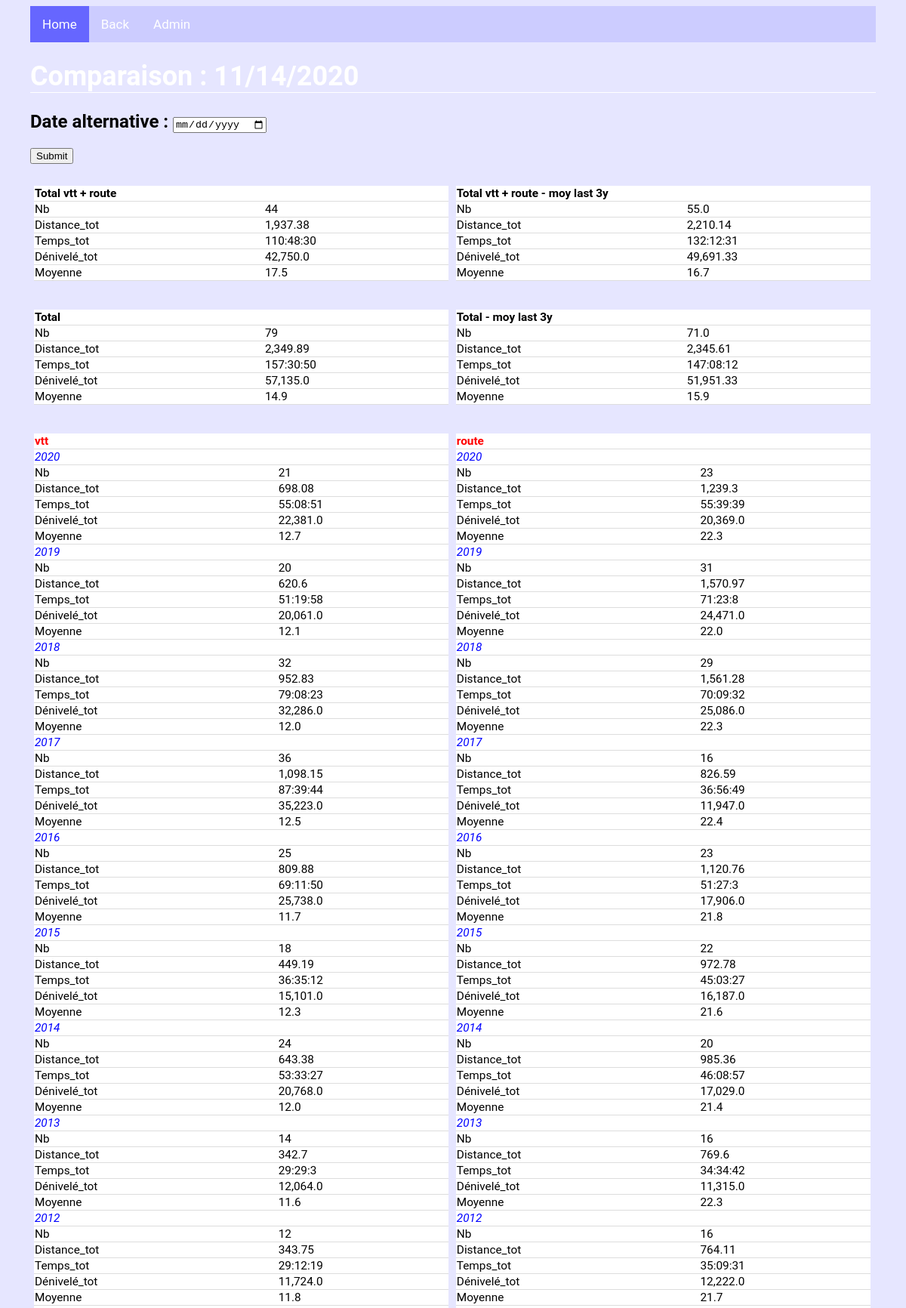
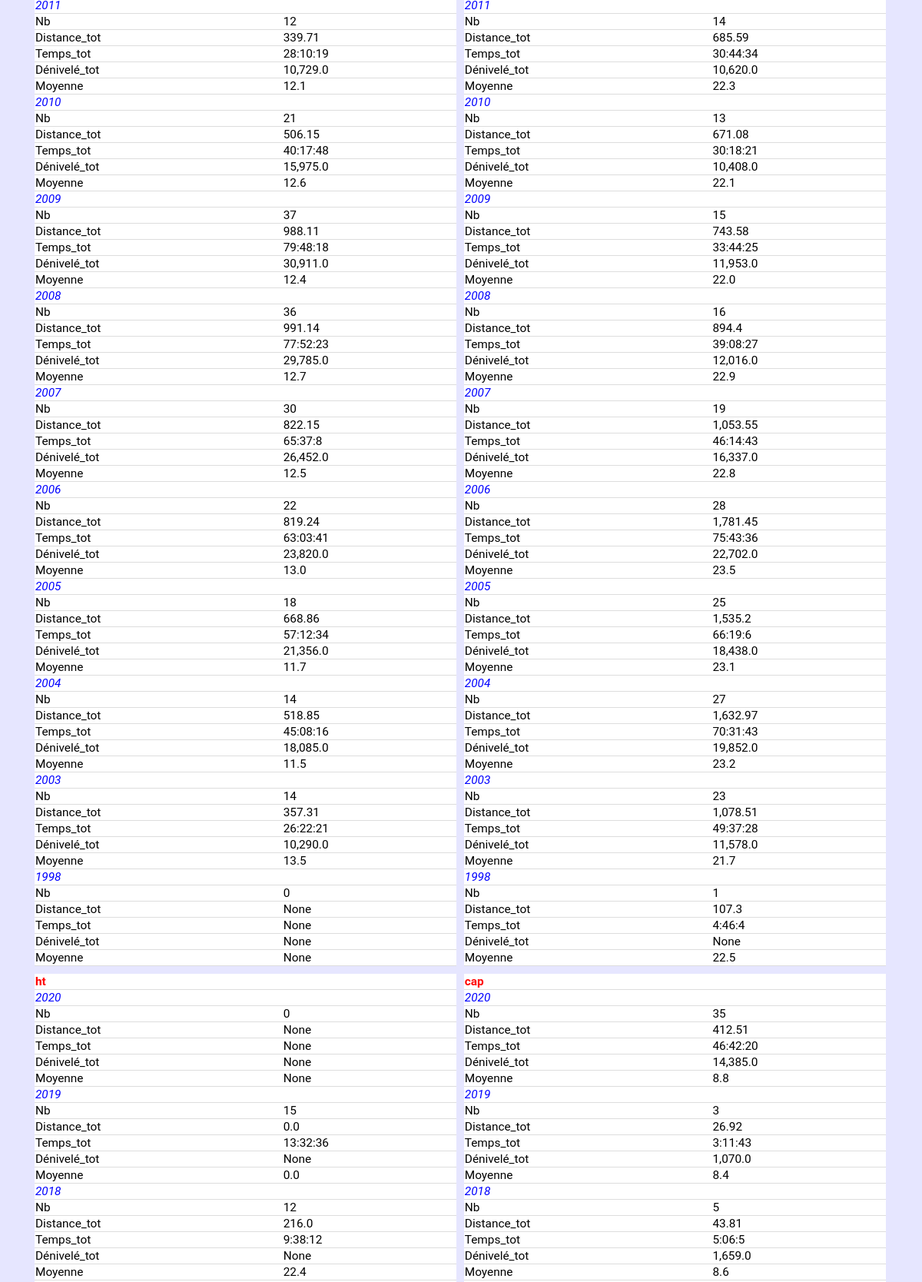
The app's page /biketours/stat/comp/ (upper part) with its own data (2 pictures, top to bottom).
### biketours/models.py (models this page shows, shortened)
class Type(models.Model):
    Type = models.CharField(max_length=250, default=None)
    Descriptif = models.CharField(max_length=1000, default=None, blank=True, null=True)

### biketours/views.py (the view)
def stat_comp(request):
    if request.method == "POST": # au moment du renvoi du formulaire
        dt = request.POST["alt_date"]
        dt = datetime.datetime.strptime(dt, "%Y-%m-%d")
        stat_comp = comp_anyday(dt)
        stat_comp_all = comp_anyday(dt, restr=False)
    else: # au moment du 1er appel de la view
        stat_comp = comp_today()
        stat_comp_all = comp_today(restr=False)
        dt=stat_comp["dt"]
    stat_comp_act_y = dict()
    for t in Type.objects.values_list("pk", flat=True) :
        tours = BikeTour.objects.filter(Type=t).values_list('id', flat=True).order_by('id')
        data_comp_y = stat_comp_all["data"].filter(Refparcours__in = tours)
        tmp=dict()
        for y in Perfo.objects.dates("Date", "year", order="DESC") :
                data_comp_act_y = data_comp_y.filter(Date__year=y.year)
                tmp[y.year]= agrperfo(data_comp_act_y, stat="sum")
                stat_comp_act_y[Type.objects.get(pk=t).Type] = tmp
    context = {
               "dt":dt,
               "stat_comp_act":stat_comp["act"],
               "stat_comp_act_last":stat_comp["last"],
               "stat_comp_all_act":stat_comp_all["act"],
               "stat_comp_all_act_last":stat_comp_all["last"],
               "stat_comp_act_y":stat_comp_act_y
               }
    return render(request, "biketours/stat_comp.html", context)

### biketours/views.py (called while the page is built)
def fmt_dct(k, v):  # formatage des résultats agrégés (Nb, Distance_totale/moy, Temps_total/moy, Dénivelé_total/moy)
    if v is None:
        return(v)
    elif re.search("Nb", k) and v is not None:
        return(round(v,0))
    elif re.search("Moy", k) and v is not None:
        return(round(v,1))
    elif (re.search("Distance",k) or re.search("Dénivelé", k)) and v is not None:
        return(format(round(v,2), ","))
    elif re.search("Temps",k) and v is not None:
        s = v.total_seconds()
        hours = s // 3600
        minutes = (s % 3600) // 60
        seconds = s % 60
        return(str(int(hours))+ ":" + str(int(minutes)).zfill(2) + ":" + str(int(seconds))).zfill(2)

def v_moy(qset, suffix): # suffix à introduire manuellement (string)
    if (qset["Distance"+suffix] is None or qset["Temps"+suffix] is None) :
        vmoy=None
    else :
        vmoy=qset["Distance"+suffix]/qset["Temps"+suffix].total_seconds()*3600
    return(vmoy)

def comp_today(restr=True): # comparaison à la date actuelle
    dt=datetime.date.today()
    stat_comp=comp_anyday(dt=dt, restr=restr)
    return(stat_comp)

### biketours/templates/biketours/stat_comp.html (shortened to what this page needs)
{% extends 'biketours/base.html' %}
{% block content %}
<h1> Comparaison : {{dt|date:"SHORT_DATE_FORMAT" }} </h1>
<form method="POST">{% csrf_token %}
    <h2>Date alternative : <input type="date"  name='alt_date' ></h2>
    <button type="submit">Submit</button>
</form>
{% if stat_comp_act %}
<div class="row">
	<div class="col_2">
	<table>
		<tr>
			<th colspan="2">Total vtt + route</th>
		</tr>
		{% for k,v in stat_comp_act.items %}
		<tr>
			<td>{{k}} </td>
			<td>{{v}} </td>
		</tr>
		{% endfor %}
	</table>
	</div>
	<div class="col_2">
	<table>
		<tr>
			<th colspan="2">Total vtt + route - moy last 3y</th>
		</tr>
		{% for k,v in stat_comp_act_last.items %}
		<tr>
			<td>{{k}} </td>
			<td>{{v}} </td>
		</tr>
		{% endfor %}
	</table>
	</div>
</div>
<div class="row">
	<div class="col_2">
	<table>
		<tr>
			<th colspan="2">Total</th>
		</tr>
		{% for k,v in stat_comp_all_act.items %}
		<tr>
			<td>{{k}} </td>
			<td>{{v}} </td>
		</tr>
		{% endfor %}
	</table>
	</div>
	<div class="col_2">
	<table>
		<tr>
			<th colspan="2">Total - moy last 3y</th>
		</tr>
		{% for k,v in stat_comp_all_act_last.items %}
		<tr>
			<td>{{k}} </td>
			<td>{{v}} </td>
		</tr>
		{% endfor %}
	</table>
	</div>
</div>
	<div class="row">
	{% for a,b in stat_comp_act_y.items %}
	<div class="col_2">
	<table>
		<tr>
			<th class="title1", colspan="2">{{a}} </td>
		</tr>
		{% for c, d in b.items %}
		<tr>
			<td class="title2", colspan="2">{{c}} </td>
		</tr>
			{% for e, f in d.items %}
			<tr>
				<td>{{e}} </td>
				<td>{{f}} </td>
			</tr>
			{% endfor %}
		{% endfor %}
	</table>
	</div>
	{% endfor %}
	</div>
{% else %}
	<h1> Ils sont où les liens ? .... </h1>
{% endif %}
{% endblock %}

### biketours/static/biketours/mystyle.css (style rules this page uses)
table { width: 100%; border-bottom: 1px solid #ddd; border-collapse: collapse; text-align: left; background-color: white; font-size:80%; table-layout: auto; }
th, td { border-bottom: 1px solid #ddd; border-collapse: collapse; text-align: left; background-color: white; font-size:80%; }
h1 { color: white; font-size:150%; border-bottom: 1px solid white; }
h2 { color: black; font-size:100%; }
.col_2 { float:left; width:49%; padding:5px; }
.row:after { content:""; display:table; clear:both; }
.title1 { color: red; font-weight: bold; }
.title2 { color: blue; font-style: italic; }

### records on screen
Type: stat_comp_act_y "vtt"
Type: stat_comp_act_y "route"
Type: stat_comp_act_y "ht"
Type: stat_comp_act_y "cap"

### other values on screen
{{ dt|date:"SHORT_DATE_FORMAT" }} "11/14/2020"
{{ k }} "Nb" "Distance_tot" "Temps_tot" "Dénivelé_tot" "Moyenne"
{{ v }} "44" "1,937.38" "110:48:30" "42,750.0" "17.5"
{{ v }} "55.0" "2,210.14" "132:12:31" "49,691.33" "16.7"
{{ v }} "79" "2,349.89" "157:30:50" "57,135.0" "14.9"
{{ v }} "71.0" "2,345.61" "147:08:12" "51,951.33" "15.9"
{{ c }} "2020" "2019" "2018" "2017" "2016" "2015" "2014" "2013" "2012" "2011" "2010" "2009" "2008" "2007" "2006" "2005" "2004" "2003" "1998" "2020" "2019" "2018" "2017" "2016" "2015" "2014" "2013" "2012" "2011" "2010" "2009" "2008" "2007" "2006" "2005" "2004" "2003" "1998" "2020" "2019" "2018" "2020" "2019" "2018"
{{ e }} "Nb" "Distance_tot" "Temps_tot" "Dénivelé_tot" "Moyenne" "Nb" "Distance_tot" "Temps_tot" "Dénivelé_tot" "Moyenne" "Nb" "Distance_tot" "Temps_tot" "Dénivelé_tot" "Moyenne" "Nb" "Distance_tot" "Temps_tot" "Dénivelé_tot" "Moyenne" "Nb" "Distance_tot" "Temps_tot" "Dénivelé_tot" "Moyenne" "Nb" "Distance_tot" "Temps_tot" "Dénivelé_tot" "Moyenne" "Nb" "Distance_tot" "Temps_tot" "Dénivelé_tot" "Moyenne" "Nb" "Distance_tot" "Temps_tot" "Dénivelé_tot" "Moyenne" "Nb" "Distance_tot" "Temps_tot" "Dénivelé_tot" "Moyenne" "Nb" "Distance_tot" "Temps_tot" "Dénivelé_tot" "Moyenne" "Nb" "Distance_tot" "Temps_tot" "Dénivelé_tot" "Moyenne" "Nb" "Distance_tot" "Temps_tot" "Dénivelé_tot" "Moyenne" "Nb" "Distance_tot" "Temps_tot" "Dénivelé_tot" "Moyenne" "Nb" "Distance_tot" "Temps_tot" "Dénivelé_tot" "Moyenne" "Nb" "Distance_tot" "Temps_tot" "Dénivelé_tot" "Moyenne" "Nb" "Distance_tot" "Temps_tot" "Dénivelé_tot" "Moyenne" "Nb" "Distance_tot" "Temps_tot" "Dénivelé_tot" "Moyenne" "Nb" "Distance_tot" "Temps_tot" "Dénivelé_tot" "Moyenne" "Nb" "Distance_tot" "Temps_tot" "Dénivelé_tot" "Moyenne" "Nb" "Distance_tot" "Temps_tot" "Dénivelé_tot" "Moyenne" "Nb" "Distance_tot" "Temps_tot" "Dénivelé_tot" "Moyenne" "Nb" "Distance_tot" "Temps_tot" "Dénivelé_tot" "Moyenne" "Nb" "Distance_tot" "Temps_tot" "Dénivelé_tot" "Moyenne" "Nb" "Distance_tot" "Temps_tot" "Dénivelé_tot" "Moyenne" "Nb" "Distance_tot" "Temps_tot" "Dénivelé_tot" "Moyenne" "Nb" "Distance_tot" "Temps_tot" "Dénivelé_tot" "Moyenne" "Nb" "Distance_tot" "Temps_tot" "Dénivelé_tot" "Moyenne" "Nb" "Distance_tot" "Temps_tot" "Dénivelé_tot" "Moyenne" "Nb" "Distance_tot" "Temps_tot" "Dénivelé_tot" "Moyenne" "Nb" "Distance_tot" "Temps_tot" "Dénivelé_tot" "Moyenne" "Nb" "Distance_tot" "Temps_tot" "Dénivelé_tot" "Moyenne" "Nb" "Distance_tot" "Temps_tot" "Dénivelé_tot" "Moyenne" "Nb" "Distance_tot" "Temps_tot" "Dénivelé_tot" "Moyenne" "Nb" "Distance_tot" "Temps_tot" "Dénivelé_tot" "Moyenne" "Nb" "Distance_tot" "Temps_tot" "Dénivelé_tot" "Moyenne" "Nb" "Distance_tot" "Temps_tot" "Dénivelé_tot" "Moyenne" "Nb" "Distance_tot" "Temps_tot" "Dénivelé_tot" "Moyenne" "Nb" "Distance_tot" "Temps_tot" "Dénivelé_tot" "Moyenne" "Nb" "Distance_tot" "Temps_tot" "Dénivelé_tot" "Moyenne" "Nb" "Distance_tot" "Temps_tot" "Dénivelé_tot" "Moyenne" "Nb" "Distance_tot" "Temps_tot" "Dénivelé_tot" "Moyenne" "Nb" "Distance_tot" "Temps_tot" "Dénivelé_tot" "Moyenne" "Nb" "Distance_tot" "Temps_tot" "Dénivelé_tot" "Moyenne" "Nb" "Distance_tot" "Temps_tot" "Dénivelé_tot" "Moyenne"
{{ f }} "21" "698.08" "55:08:51" "22,381.0" "12.7" "20" "620.6" "51:19:58" "20,061.0" "12.1" "32" "952.83" "79:08:23" "32,286.0" "12.0" "36" "1,098.15" "87:39:44" "35,223.0" "12.5" "25" "809.88" "69:11:50" "25,738.0" "11.7" "18" "449.19" "36:35:12" "15,101.0" "12.3" "24" "643.38" "53:33:27" "20,768.0" "12.0" "14" "342.7" "29:29:3" "12,064.0" "11.6" "12" "343.75" "29:12:19" "11,724.0" "11.8" "12" "339.71" "28:10:19" "10,729.0" "12.1" "21" "506.15" "40:17:48" "15,975.0" "12.6" "37" "988.11" "79:48:18" "30,911.0" "12.4" "36" "991.14" "77:52:23" "29,785.0" "12.7" "30" "822.15" "65:37:8" "26,452.0" "12.5" "22" "819.24" "63:03:41" "23,820.0" "13.0" "18" "668.86" "57:12:34" "21,356.0" "11.7" "14" "518.85" "45:08:16" "18,085.0" "11.5" "14" "357.31" "26:22:21" "10,290.0" "13.5" "0" "None" "None" "None" "None" "23" "1,239.3" "55:39:39" "20,369.0" "22.3" "31" "1,570.97" "71:23:8" "24,471.0" "22.0" "29" "1,561.28" "70:09:32" "25,086.0" "22.3" "16" "826.59" "36:56:49" "11,947.0" "22.4" "23" "1,120.76" "51:27:3" "17,906.0" "21.8" "22" "972.78" "45:03:27" "16,187.0" "21.6" "20" "985.36" "46:08:57" "17,029.0" "21.4" "16" "769.6" "34:34:42" "11,315.0" "22.3" "16" "764.11" "35:09:31" "12,222.0" "21.7" "14" "685.59" "30:44:34" "10,620.0" "22.3" "13" "671.08" "30:18:21" "10,408.0" "22.1" "15" "743.58" "33:44:25" "11,953.0" "22.0" "16" "894.4" "39:08:27" "12,016.0" "22.9" "19" "1,053.55" "46:14:43" "16,337.0" "22.8" "28" "1,781.45" "75:43:36" "22,702.0" "23.5" "25" "1,535.2" "66:19:6" "18,438.0" "23.1" "27" "1,632.97" "70:31:43" "19,852.0" "23.2" "23" "1,078.51" "49:37:28" "11,578.0" "21.7" "1" "107.3" "4:46:4" "None" "22.5" "0" "None" "None" "None" "None" "15" "0.0" "13:32:36" "None" "0.0" "12" "216.0" "9:38:12" "None" "22.4" "35" "412.51" "46:42:20" "14,385.0" "8.8" "3" "26.92" "3:11:43" "1,070.0" "8.4" "5" "43.81" "5:06:5" "1,659.0" "8.6"
